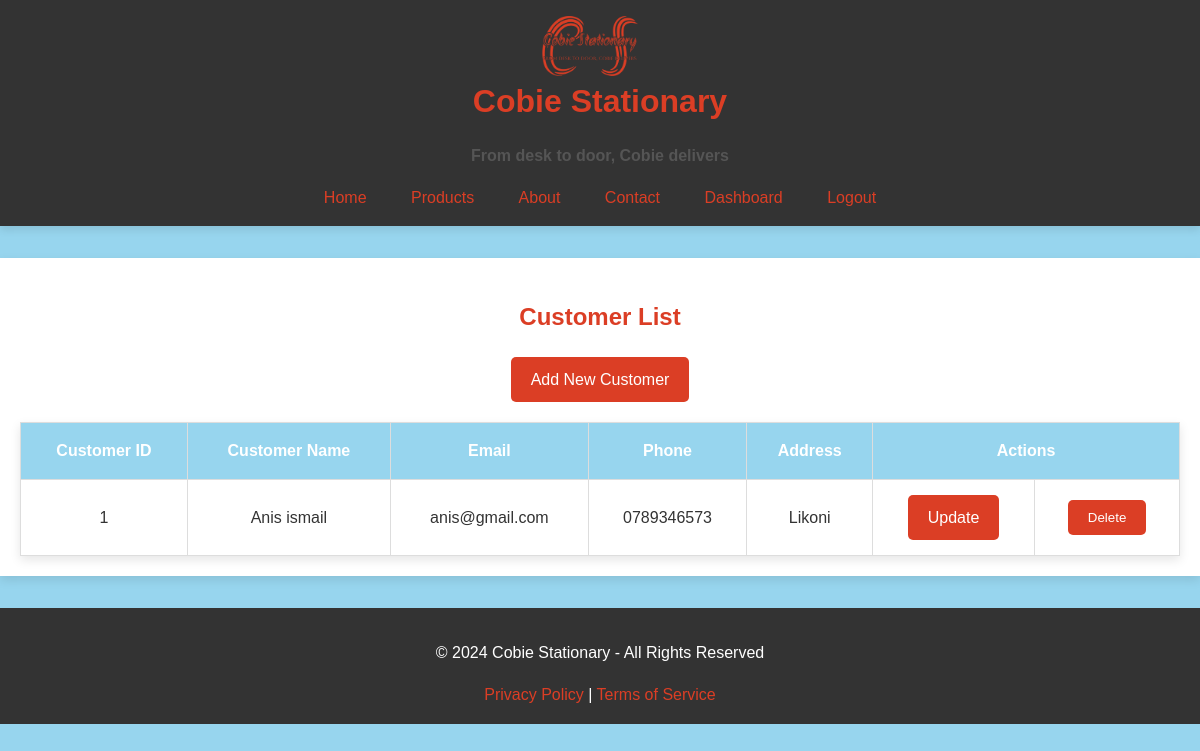
The app's page /reg/view/customers (signed in) with its own data.
### app/models.py (models this page shows, shortened)
class Customer(db.Model):
    __tablename__ = 'customers'
    customer_id = db.Column(db.Integer, primary_key=True, autoincrement=True)
    customer_name = db.Column(db.String(255), nullable=False)
    email = db.Column(db.String(255), nullable=True)
    phone = db.Column(db.String(20), nullable=True)
    address = db.Column(db.Text, nullable=True)
    sales = db.relationship('Sale', backref='customer', lazy=True)

### app/reg/routes.py (the view)
@reg_bp.route('/view/customers')
@login_required
def view_customers():
    customers = Customer.query.all()
    return render_template('view_customers.html',customers=customers)

### app/reg/templates/view_customers.html (shortened to what this page needs)
{% extends 'base.html' %}
{% block head %}
<link rel="stylesheet" href="{{ url_for('static', filename='css/tables.css') }}">
{% endblock %}
{% block content %}
    <h2>Customer List</h2>
    <a href="{{ url_for('reg.add_customer') }}" class="btn btn-primary mb-3">Add New Customer</a>
    <table class="table table-striped">
        <thead>
            <tr>
                <th>Customer ID</th>
                <th>Customer Name</th>
                <th>Email</th>
                <th>Phone</th>
                <th>Address</th>
                <th colspan="2">Actions</th>
            </tr>
        </thead>
        <tbody>
            {% for customer in customers %}
            <tr>
                <td>{{ customer.customer_id }}</td>
                <td>{{ customer.customer_name }}</td>
                <td>{{ customer.email }}</td>
                <td>{{ customer.phone }}</td>
                <td>{{ customer.address }}</td>
                <td>
                    <a href="{{ url_for('reg.update_customer', customer_id=customer.customer_id) }}" class="btn btn-warning">Update</a>
                </td>
                <td>
                    <form action="{{ url_for('reg.delete_customer', customer_id=customer.customer_id) }}" method="POST" onsubmit="return confirm('Are you sure you want to delete this customer?');">
                        <button type="submit" class="btn btn-danger">Delete</button>
                    </form>
                </td>
            </tr>
            {% endfor %}
        </tbody>
    </table>
{% endblock %}

### app/static/css/styles.css (style rules this page uses)
body { background-color: #97D5EE; color: #DB3E25; font-family: 'Arial', sans-serif; margin: 0; padding: 0; line-height: 1.6; text-align: center; }

### app/static/css/tables.css (style rules this page uses)
.table { width: 100%; border-collapse: collapse; margin-top: 20px; box-shadow: 0px 4px 10px rgba(0, 0, 0, 0.1); }
.table th, .table td { padding: 15px; border: 1px solid #ddd; text-align: center; }
.table th { background-color: #97D5EE; color: #ffffff; font-weight: bold; }
.table tbody td { color: #333333; }
.btn { padding: 10px 20px; background-color: #DB3E25; color: #ffffff; border: none; border-radius: 5px; cursor: pointer; text-decoration: none; display: inline-block; transition: background-color 0.3s ease; }

### records on screen
Customer: customer_id "1", customer_name "Anis ismail", email "anis@gmail.com", phone "0789346573", address "Likoni"
